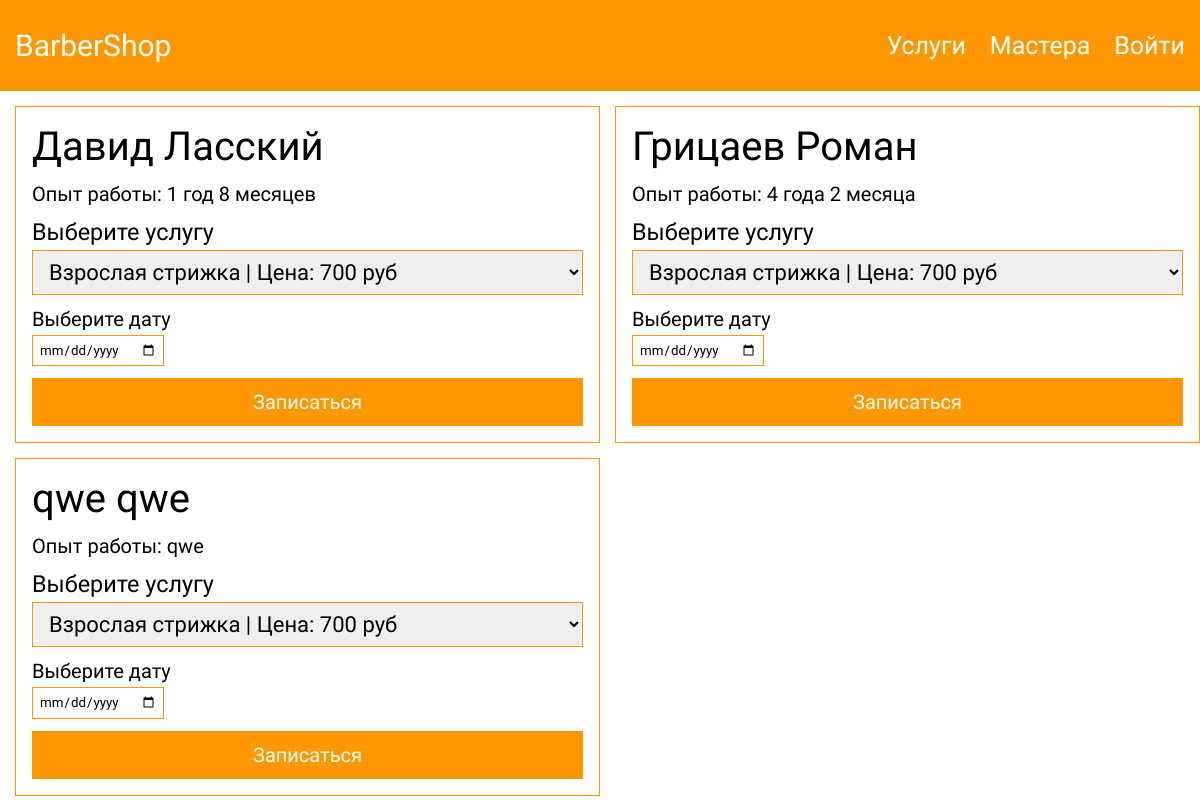
The page /php/pages/barbers.php on the database its author committed.
### tables this page shows
CREATE TABLE `barbers` (
  `id` int(11) NOT NULL,
  `name` varchar(256) NOT NULL,
  `expierence` varchar(256) NOT NULL,
  `barber_login` varchar(256) NOT NULL
);

### php/pages/barbers.php (the view, shortened to what this page needs)
<?php require_once('../scripts/db.php'); ?>
<link rel="stylesheet" href="/css/global.css">
<link rel="stylesheet" href="/css/header.css">
<link rel="stylesheet" href="/css/card.css">
<link rel="stylesheet" href="/css/barbers.css">
<?php require_once('./../header.php'); ?>
<div class="container">
    <?php
    $sql = "SELECT * FROM `barbers`";
    $query = $connect->prepare($sql);
    $query->execute();
    $result = $query->fetchAll(PDO::FETCH_ASSOC);
    echo '<div class="card__container">';
    foreach ($result as $key => $value) {
        echo
        '   <form class="card" enctype="multipart/form-data">
                        <div>
                            <h3 class="card__title">' . $result[$key]["name"] . '</h3>
                            <input id="barber_id" type="hidden" value="' . $result[$key]["id"] . '">
                            <input id="user_id" type="hidden" value="' . $_SESSION['id'] . '">
                            <p class="card__description mt-12">Опыт работы: ' . $result[$key]["expierence"] . '</p>
                        </div>'
    ?>
        <h3 class="mt-12 mb-4">Выберите услугу</h3>
        <select id="service_id" class="card__select mb-12">
            <?php
            $sql1 = "SELECT * FROM `service`";
            $query1 = $connect->prepare($sql1);
            $query1->execute();
            $result1 = $query1->fetchAll(PDO::FETCH_ASSOC);
            foreach ($result1 as $key => $value) {
                echo
                '<option value="' . $result1[$key]["id"] . '">' . $result1[$key]["title"] . ' | Цена: ' . $result1[$key]['price'] . ' руб</option>';
            }
            ?>
        </select>
        <div class="flex jc-between" style="width: 60%;">
            <div>
                <h4 class="mb-0">Выберите дату</h4>
                <input type="date" id="date" name="date" class="mt-4" min="<?php echo date("20y-m-d") ?>">
            </div>
        </div>
    <?php
        echo '<button type="submit" class="btn-reset btn-primary">Записаться</button>
                    </form>
                ';
    }
    echo '</div>';
    ?>
</div>

### css/global.css (style rules this page uses)
* { margin: 0; padding: 0; font-family: "Roboto", sans-serif; }
.container { max-width: 1410px; padding: 0px 15px; margin: 0 auto; }
.flex { display: flex; }
.jc-between { justify-content: space-between; }
.mt-12 { margin-top: 12px; }
.mt-4 { margin-top: 4px; }
.mb-4 { margin-bottom: 4px; }
.mb-0 { margin-bottom: 0; }
.btn-reset { padding: 12px 26px; cursor: pointer; outline: none; border: none; font-size: 2rem; }
.btn-primary { margin-top: 12px; background-color: var(--main-color); color: white; }
.mb-12 { margin-bottom: 12px; }

### css/card.css (style rules this page uses)
.card__container { padding-top: 15px; display: grid; grid-template-columns: 50% 50%; gap: 15px; }
.card { padding: 16px; border: 1px solid var(--main-color); display: flex; flex-direction: column; justify-content: space-between; }
.card__title { font-size: 4rem; }
.card__select { padding: 8px 12px; border: 1px solid var(--main-color); font-size: 2.2rem; }

### css/barbers.css (style rules this page uses)
#date { padding: 6px; border: 1px solid var(--main-color); }

### rows shown on the page
barbers: name "Давид Ласский", expierence "1 год 8 месяцев"
barbers: name "Грицаев Роман", expierence "4 года 2 месяца"
barbers: name "qwe qwe", expierence "qwe"

### other values the page prints
form field value "Взрослая стрижка | Цена: 700 руб"
